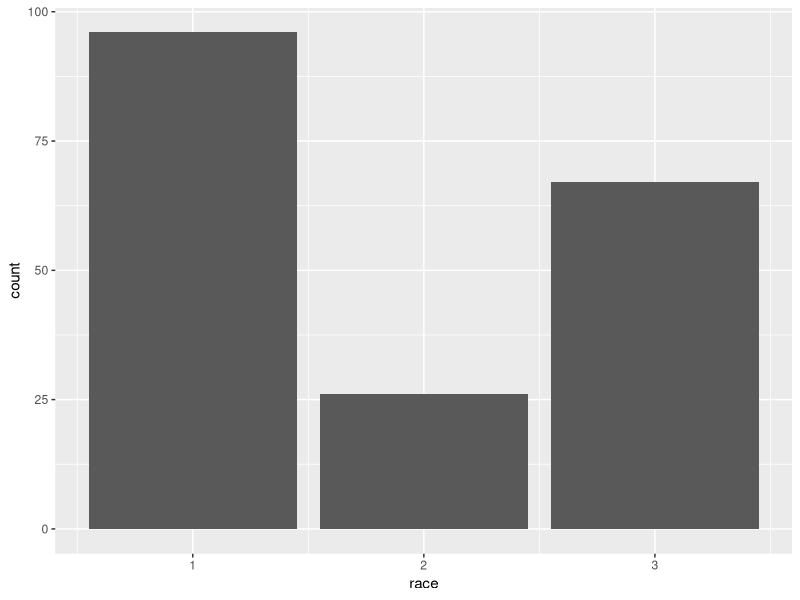
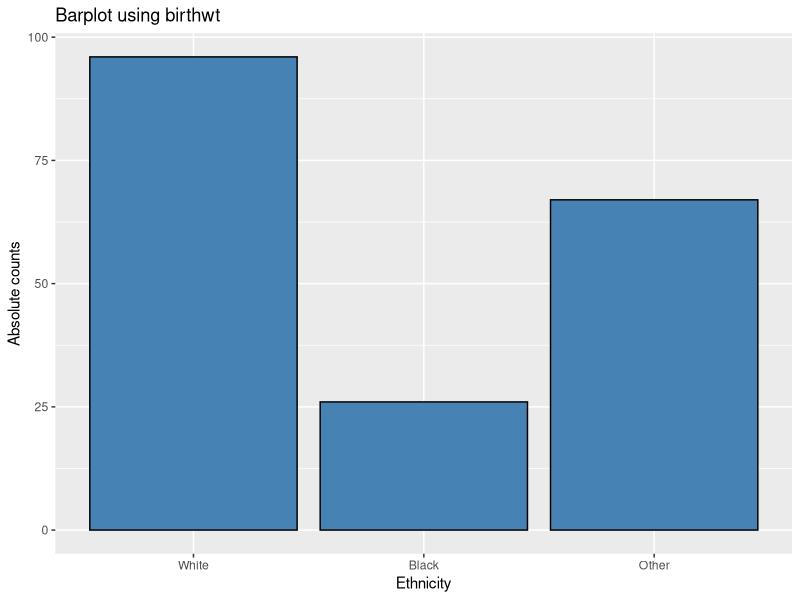

Recreate these plots in R, in order.
#### Solution for the exercise for session 3


# Loading packages 

  library(MASS)
  library(ggplot2)

# Load data
  
  data(birthwt)

# Create basic barplot of subjective health
  
  plot <- ggplot(data=birthwt,
                 mapping=aes(race))+
          geom_bar()
  plot # To look at it

# Nicer version
  
  plot <- ggplot(data=birthwt,
                 mapping=aes(x=race))+
          geom_bar(stat="count",
                   color="black",
                   fill="steelblue") +
          labs(x="Ethnicity",y="Absolute counts",
               title="Barplot using birthwt")+
          scale_x_discrete(limits=c("White","Black",
                              "Other"))
  plot
